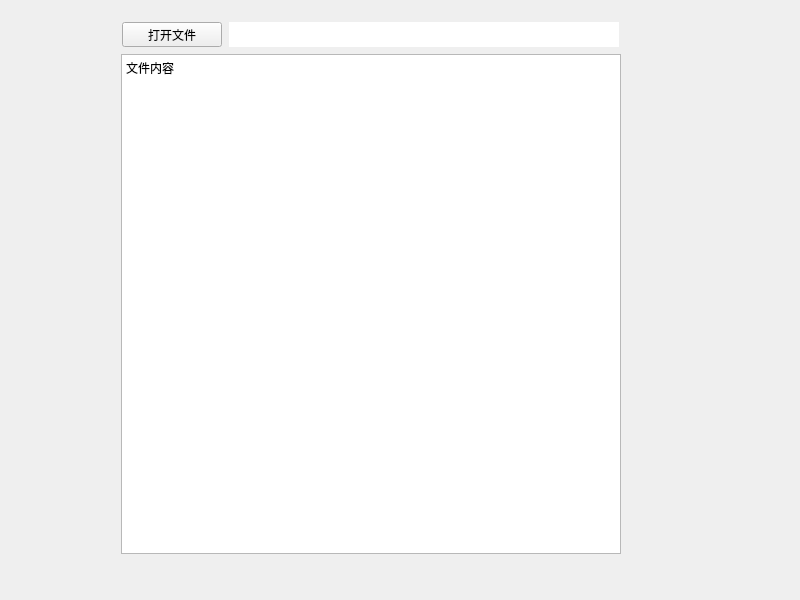
<?xml version="1.0" encoding="UTF-8"?>
<ui version="4.0">
 <class>qfileHomework</class>
 <widget class="QWidget" name="qfileHomework">
  <property name="geometry">
   <rect>
    <x>0</x>
    <y>0</y>
    <width>800</width>
    <height>600</height>
   </rect>
  </property>
  <property name="windowTitle">
   <string>qfileHomework</string>
  </property>
  <widget class="QWidget" name="layoutWidget">
   <property name="geometry">
    <rect>
     <x>120</x>
     <y>21</y>
     <width>502</width>
     <height>535</height>
    </rect>
   </property>
   <layout class="QGridLayout" name="gridLayout">
    <item row="0" column="0">
     <layout class="QHBoxLayout" name="horizontalLayout">
      <item>
       <widget class="QPushButton" name="bntTurnOn">
        <property name="minimumSize">
         <size>
          <width>100</width>
          <height>25</height>
         </size>
        </property>
        <property name="maximumSize">
         <size>
          <width>100</width>
          <height>25</height>
         </size>
        </property>
        <property name="text">
         <string>打开文件</string>
        </property>
       </widget>
      </item>
      <item>
       <widget class="QLabel" name="fileName">
        <property name="minimumSize">
         <size>
          <width>390</width>
          <height>25</height>
         </size>
        </property>
        <property name="maximumSize">
         <size>
          <width>390</width>
          <height>25</height>
         </size>
        </property>
        <property name="toolTip">
         <string>&lt;html&gt;&lt;head/&gt;&lt;body&gt;&lt;p&gt;&lt;br/&gt;&lt;/p&gt;&lt;/body&gt;&lt;/html&gt;</string>
        </property>
        <property name="whatsThis">
         <string>&lt;html&gt;&lt;head/&gt;&lt;body&gt;&lt;p&gt;打开文件的名字及路径&lt;/p&gt;&lt;/body&gt;&lt;/html&gt;</string>
        </property>
        <property name="styleSheet">
         <string notr="true">font: 18pt &quot;微软雅黑&quot;;
background-color: rgb(255, 255, 255);
font: 12pt &quot;Arial&quot;;</string>
        </property>
        <property name="text">
         <string/>
        </property>
        <property name="alignment">
         <set>Qt::AlignCenter</set>
        </property>
       </widget>
      </item>
     </layout>
    </item>
    <item row="1" column="0">
     <widget class="QTextBrowser" name="fileContent">
      <property name="minimumSize">
       <size>
        <width>500</width>
        <height>500</height>
       </size>
      </property>
      <property name="maximumSize">
       <size>
        <width>500</width>
        <height>500</height>
       </size>
      </property>
      <property name="html">
       <string>&lt;!DOCTYPE HTML PUBLIC &quot;-//W3C//DTD HTML 4.0//EN&quot; &quot;http://www.w3.org/TR/REC-html40/strict.dtd&quot;&gt;
&lt;html&gt;&lt;head&gt;&lt;meta name=&quot;qrichtext&quot; content=&quot;1&quot; /&gt;&lt;style type=&quot;text/css&quot;&gt;
p, li { white-space: pre-wrap; }
&lt;/style&gt;&lt;/head&gt;&lt;body style=&quot; font-family:'SimSun'; font-size:9pt; font-weight:400; font-style:normal;&quot;&gt;
&lt;p style=&quot; margin-top:0px; margin-bottom:0px; margin-left:0px; margin-right:0px; -qt-block-indent:0; text-indent:0px;&quot;&gt;文件内容&lt;/p&gt;&lt;/body&gt;&lt;/html&gt;</string>
      </property>
     </widget>
    </item>
   </layout>
  </widget>
 </widget>
 <resources/>
 <connections/>
</ui>
